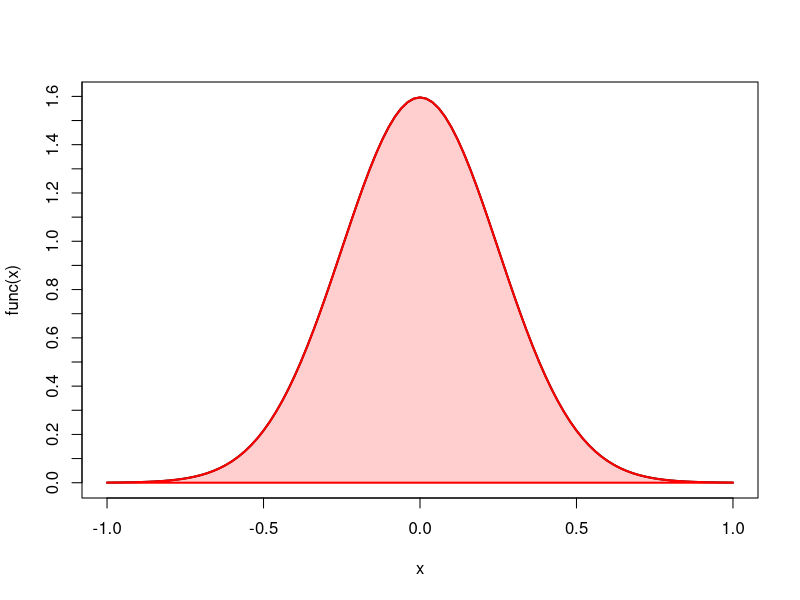
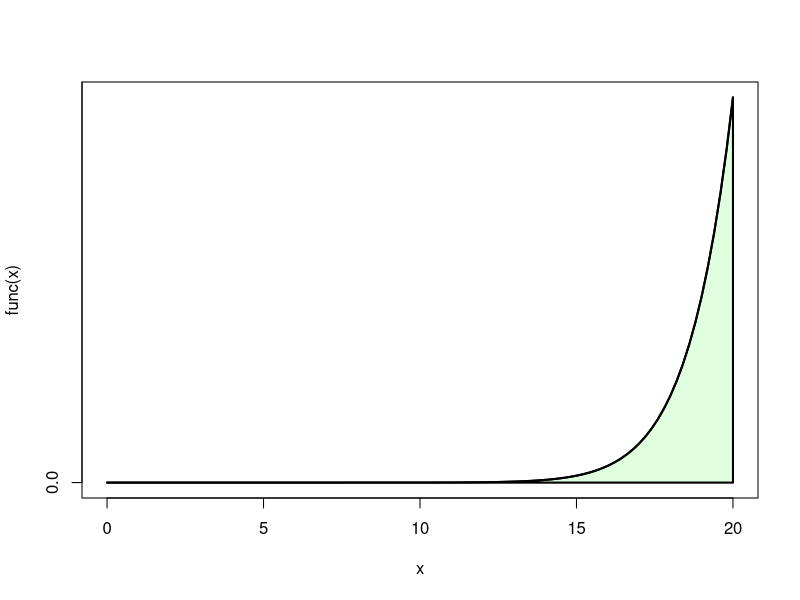

R code for these plots, in order:
getShade <- function(color,opacity){
  # If color is a single R color string or single number,
  #  returns an rgb string of the specified color and opacity
  # If color is a vector of R color strings or numbers,
  #  returns a vector of rgb strings of the specified color and opacity.
  # If the opacity argument is non-integer or not between 0 and 99, NULL will be returned.
  # - opacity - 2-decimal-digit string (00-99), i.e. "20" means 20%
  # Notes: format of returned string is #RRGGBBAA
  #        where RR=red, a 2-hexadecimal-digit string
  #        GG=green, a 2-hexadecimal-digit string
  #        BB=blue, a 2-hexadecimal-digit string
  #        AA=alpha or opacity
  #
  # The opacity agrument is scalar and will be applied to all colors.
  if(!(opacity %% 1 == 0) || opacity<0 || opacity>99){
    cat(getCurrFunc(),"opacity argument must be an integer between 0 and 99.\n",sep="")
    return(NULL)
  }
  colorDEC <- col2rgb(color)
  if(is.matrix(colorDEC)){
    colorHEX <- matrix(nrow=3,ncol=ncol(colorDEC))
    shade <- NULL
    for(col in 1:ncol(colorDEC)){
      for(row in 1:nrow(colorDEC)){
        colorHEX[row,col] <- sprintf("%X", colorDEC[row,col])
        if(nchar(colorHEX[row,col])==1){
          colorHEX[row,col] <- paste0("0",colorHEX[row,col])
        }
      }
      shade[col] <- paste0("#",colorHEX[1,col],colorHEX[2,col],colorHEX[3,col],opacity)
    }
  }else{
    colorHEX <- sprintf("%X", colorDEC)
    for(i in 1:length(colorHEX)){
      if(nchar(colorHEX[i])==1){
        colorHEX[i] <- paste0("0",colorHEX[i])
      }
    }
    shade <- paste0("#",colorHEX[1],colorHEX[2],colorHEX[3],opacity)
  }
  return(shade)
}

getShadeExample <- function(func={function(x) dbeta(x,7,2)},
                            col="blue",
                            opacity=30,
                            shade=getShade(col,opacity),
                            ...
                            ){
  # An example of how getShade and getCurrFunc() works
  # Set col to be an R color and opacity to a number between 1 and 99
  cat0(getCurrFunc(),"getShade() returned ",shade)
  out   <- curve(func, ...)
  z     <- NULL
  z$x   <- out$x[c(1,1:length(out$x),length(out$x))]
  z$y   <- c(0,out$y,0)
  polygon(z,col=shade,border=col,lwd=2)
}

curfnfinder <- function(skipframes=0,
                        skipnames="(FUN)|(.+apply)|(replicate)",
                        retIfNone="Not in function",
                        retStack=FALSE,
                        extraPrefPerLevel="\t"){
  # Get the current function name from within the function itself.
  # Used to prepend the function name to all messages so that the
  # user knows where the message came from.
  prefix <- sapply(3 + skipframes+1:sys.nframe(), function(i){
    currv <- sys.call(sys.parent(n=i))[[1]]
    return(currv)
  })
  prefix[grep(skipnames, prefix)] <- NULL
  prefix <- gsub("function \\(.*", "do.call", prefix)
  if(length(prefix)==0){
    return(retIfNone)
  }else if(retStack){
    return(paste(rev(prefix), collapse = "|"))
  }else{
    retval <- as.character(unlist(prefix[1]))
    if(length(prefix) > 1){
      retval <- paste0(paste(rep(extraPrefPerLevel, length(prefix) - 1), collapse=""), retval)
    }
    return(retval)
  }
}

getCurrFunc <- function(){
  # Returns the calling function's name followed by ": "
  funcName <- curfnfinder(skipframes=1) # skipframes=1 is there to avoid returning getCurrFunc itself
  # Strip extraneous whitespace
  funcName <- gsub("\t+","",funcName)
  funcName <- gsub("\ +","",funcName)
  funcName <- paste0(funcName,": ")
  return(funcName)
}

cat0 <- function(...){
  cat(..., "\n", sep="")
}

getShadeExample(func={function(x) dnorm(x,0,0.25)},from=-1,to=1, lwd=2, col="red", yaxp=c(0,3,30))
getShadeExample(func={function(x) dchisq(x,100,df=10)},
                from=0,
                to=20,
                lwd=2,
                col="black",
                shade=getShade("green",opacity=20),
                yaxp=c(0,3,30))
